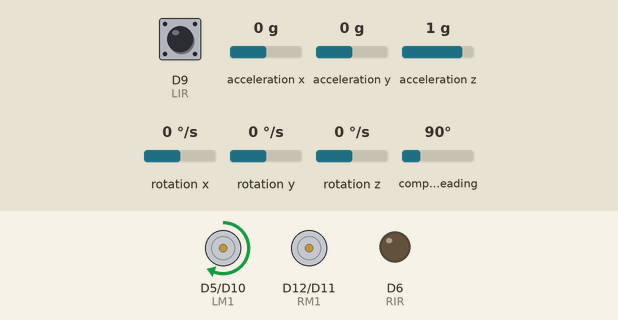
This sketch was run on a simulated Arduino MKR. Shown: motor-driver pin pairs drawn as motors (green arrow = first pin HIGH = forward, orange = second pin HIGH = backward, longer = more drive), output pins drawn as LEDs (lit = HIGH). The test bench sets the inputs (shaded band); at power-on: compass heading 90°, D9 (LIR) HIGH, acceleration x 0 g, acceleration y 0 g, acceleration z 1 g, rotation x 0 °/s, rotation y 0 °/s, rotation z 0 °/s. WiFi joins after 1.5 s; servers stay silent unless stated; not simulated (calls return 0 or success): arduino_secrets.h; what the sketch prints to the serial monitor is not drawn.

Above: at 12.7 s.
12.8 s: compass heading set to 269°
At 13.2 s:
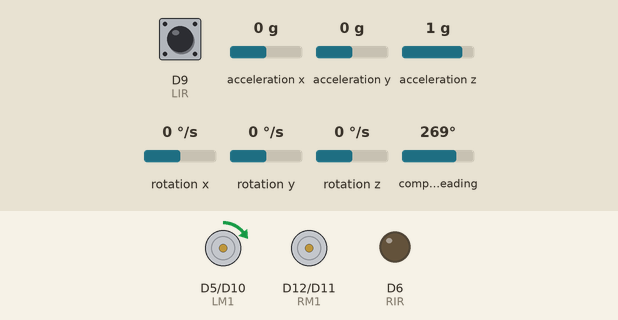
14.3 s: compass heading set to 352°
At 15.5 s:
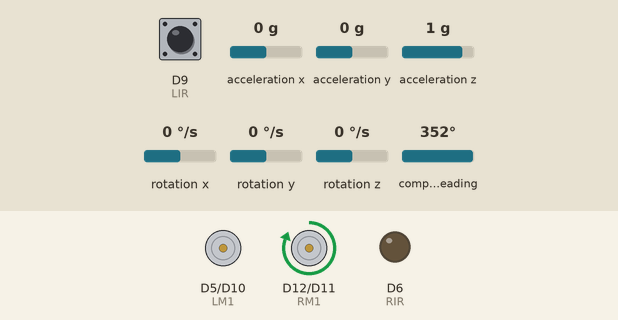
15.8 s: compass heading set to 319°
17.3 s: compass heading set to 308°
At 18.0 s:
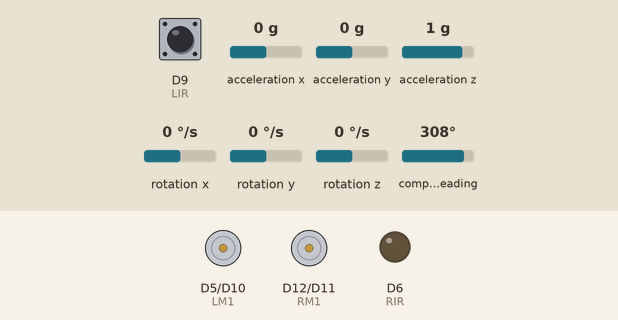
18.8 s: compass heading set to 7°
At 19.3 s:
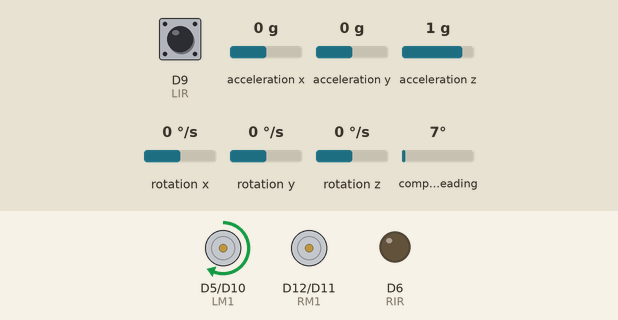
Timing chart, 0 to 21.3 s (numbered marks = the images above; inputs shaded):
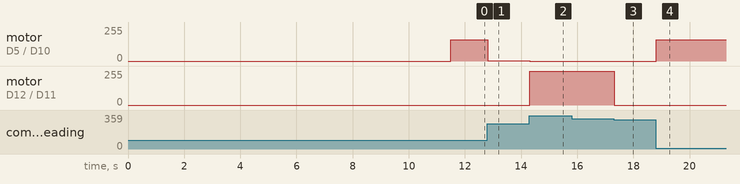

The sketch:

robot_main_final.ino
```cpp
#include <math.h>

#include <SPI.h>
#include <Wire.h>

#include <WiFi101.h>
#include <WiFiUdp.h>
#include "arduino_secrets.h"

#include <LSM303.h>

#define LIR 9
#define RIR 6

#define LM1 5
#define LM2 10

#define RM1 12
#define RM2 11

#define BASELINE 70
#define WHEELRAD 17.5

#define BUFFSIZE 1000

#define SPEEDKP 4
#define PHIKP 1.5

char ssid[] = SECRET_SSID;        // your network SSID (name)
char pass[] = SECRET_PASS;    // your network password (use for WPA, or use as key for WEP)
int status = WL_IDLE_STATUS;
IPAddress ip(192, 168, 1, 23);
char receiveBuffer[BUFFSIZE];

LSM303 compass;

// +x forward; +y downward; +z leftward

WiFiUDP udp;

unsigned int localPort = 5005;

float circRobot = 2 * PI * BASELINE;
float circWheel = 2 * PI * WHEELRAD;
float tickWheelDistance = circWheel / (75.8 * 2);
float tickPhiRad = tickWheelDistance / BASELINE;

float deltaX = ( BASELINE / 2 ) * sin( tickPhiRad );
float deltaY = ( BASELINE / 2 ) - ( ( BASELINE / 2 ) * cos( tickPhiRad ) );

float xGlobal = 0, yGlobal = 0, phiGlobalRad = 0, phiGlobalDeg = 0;

int tickCountLeft = 0, tickCountRight = 0;

float velLeft = 0, velRight = 0;
float errorLeft = 0, errorRight = 0, errorPhi = 0;

float velocityLeft = 0, velocityRight = 0, omega = 0;

float leftMotorSet = 0, rightMotorSet = 0;

bool turnLeft = false;

float startingHeadingDeg, startingHeadingRad;
float relativeHeadingDeg, relativeHeadingRad;
float currentHeadingRad, averageHeadingRad, errorHeadingRad;
float currentHeadingDeg, averageHeadingDeg = 0, errorHeadingDeg, absDiff;
float verticalAcceleration = 0;

int t1 = 0, t2 = 0;

typedef struct cmdPacket{
  double vel;
  double phi;
  int mode;
} cmdPacket;

/*
 * mode 0 = return x,y,head
 * mode 1 = driving command
 * mode 2 = cardinal command
 * mode 3 = stop
 */

cmdPacket _cmdPacket;

typedef struct rtnPacket{
  double x;
  double y;
  double head;
} rtnPacket;

rtnPacket _rtnPacket;

void leftISR()
{
  //Serial.println("leftisr");
  tickCountLeft += 1;
  phiGlobalRad -= tickPhiRad;
  phiGlobalDeg = phiGlobalRad * 180.0 / PI;

  xGlobal += ( ( deltaX * cos( phiGlobalRad ) ) + deltaY * sin( phiGlobalRad ) );
  yGlobal += ( ( deltaX * sin( phiGlobalRad ) ) + deltaY * cos( phiGlobalRad ) );
}
void rightISR()
{
  //Serial.println("rightisr");
  tickCountRight += 1;
  phiGlobalRad += tickPhiRad;
  phiGlobalDeg = phiGlobalRad * 180.0 / PI;

  xGlobal += ( ( deltaX * cos( phiGlobalRad ) ) + deltaY * sin( phiGlobalRad ) );
  yGlobal += ( ( deltaX * sin( phiGlobalRad ) ) + deltaY * cos( phiGlobalRad ) );
}

void leftMotorKP( double speedLeft )
{
  velLeft = tickCountLeft / ( 2 * 75.8 );

  tickCountLeft = 0;

  errorLeft = speedLeft - velLeft;

  velocityLeft = SPEEDKP * errorLeft;
  //Serial.println("velocity left");
  //Serial.println(velocityLeft);
}

void rightMotorKP(double speedRight)
{
  velRight = tickCountRight / ( 2 * 75.8 );

  tickCountRight = 0;

  errorRight = speedRight - velRight;

  velocityRight = SPEEDKP * errorRight;
  //Serial.println("vel right");
  //Serial.println(velocityRight);
}

void phiKP( double phiDesiredDeg )
{

  //averageHeadingDeg = 0.3 * ( phiGlobalDeg % 360 ) + 0.7 * currentHeadingDeg;

  averageHeadingDeg = currentHeadingDeg;

//  if ( phiDesiredDeg < 30 )
//  {
//    if ( averageHeadingDeg < 30 )
//      errorHeadingDeg = phiDesiredDeg - averageHeadingDeg;
//    else if ( averageHeadingDeg >= 30 )
//      errorHeadingDeg = averageHeadingDeg - phiDesiredDeg;
//  }
//  else if ( phiDesiredDeg >= 30 )
//  {
//    if ( averageHeadingDeg >= 30 )
//      errorHeadingDeg = phiDesiredDeg - averageHeadingDeg;
//    else if ( averageHeadingDeg < 30 )
//      errorHeadingDeg = phiDesiredDeg - averageHeadingDeg;
//  }

  //Serial.println(averageHeadingDeg);
  if(errorHeadingDeg >5){
  Serial.println("desired:");
  Serial.println(phiDesiredDeg);
  Serial.println("actual:");
  Serial.println(averageHeadingDeg);
  Serial.println("error:");
  Serial.println(errorHeadingDeg);
  Serial.println();
  }
  errorHeadingDeg = phiDesiredDeg - averageHeadingDeg;

  if( 0 == phiDesiredDeg )
  {
    if ( averageHeadingDeg >= 0 && averageHeadingDeg < 30 )
    {
      turnLeft = true;
    }
    else
    {
      errorHeadingDeg = phiDesiredDeg - ( 360 - averageHeadingDeg );
      turnLeft = false;
    }
    absDiff = 180 - abs( abs( phiDesiredDeg - averageHeadingDeg ) - 180 );

    if ( absDiff < 20 ) errorHeadingDeg = 0;
  }
  else
  {
    if( errorHeadingDeg >= 0 )
    {
      turnLeft = true;
    }
    else
    {
      turnLeft = false;
    }
  }

  omega = PHIKP * errorHeadingDeg;
}

void timeUpdate()
{
  /*
   * Allows us to update our motor control value every 20 milliseconds (50 Hz)
   * This is done so we 1) don't update uselessly and
   * 2) so we still update even when the wheel is moving slowly
   */

  t1 = millis();

  if(t1 - t2 >= 20)
  {
    updateMotors();
    t2 = t1;
  }
}

void setupPins()
{

  pinMode(LM1, OUTPUT);
  pinMode(LM2, OUTPUT);
  pinMode(RM1, OUTPUT);
  pinMode(RM2, OUTPUT);

  analogWrite(LM1, 0);
  analogWrite(LM2, 0);
  analogWrite(RM1, 0);
  analogWrite(RM2, 0);

  pinMode(LIR, INPUT_PULLUP);
  pinMode(RIR, INPUT_PULLUP);

  attachInterrupt(digitalPinToInterrupt(LIR), leftISR, RISING);
  attachInterrupt(digitalPinToInterrupt(RIR), rightISR, RISING);

  pinMode(LED_BUILTIN, OUTPUT); // pickup indicator
  digitalWrite(LED_BUILTIN, LOW);
}

void setupWiFi()
{
  WiFi.setPins(8,7,4,2);

  WiFi.begin(ssid,pass);
  delay(10000);
  Serial.println("connected to wifi");
}

void setupPort()
{
  udp.begin(localPort);
  Serial.println("port setup");
}

void setupIMU()
{
  Wire.begin();
  compass.init();
  compass.enableDefault();
  compass.m_min = (LSM303::vector<int16_t>){-2239, -2500, -4623};
  compass.m_max = (LSM303::vector<int16_t>){+3806, +2636, +1619};
  startingHeadingDeg = compass.heading();
  Serial.println("imu setup");
}

void pickup()
{
  digitalWrite(LED_BUILTIN, HIGH);
  Serial.print("picked up!!!");
  analogWrite( LM1, 0 );
  analogWrite( LM2, 0 );
  analogWrite( RM1, 0 );
  analogWrite( RM2, 0 );
  while(true);
}

void updateIMU()
{
  //Serial.println("reading IMU");
  compass.read();
  currentHeadingDeg = compass.heading(); // +x axis
  currentHeadingRad = currentHeadingDeg * PI / 180.0;

  relativeHeadingDeg = currentHeadingDeg - startingHeadingDeg;
  relativeHeadingRad = relativeHeadingDeg * PI / 180.0;
  //Serial.print("currentheadingdeg: ");
  //Serial.println(currentHeadingDeg);
  //Serial.print("zeeee: ");
  //Serial.println(compass.a.z);
  if( compass.a.z > 9999999)//7000 ) // resting is about -16000
    pickup();

}

void sendResponse()
{
  _rtnPacket.x = xGlobal;
  _rtnPacket.y = yGlobal;
  _rtnPacket.head = averageHeadingDeg;

  udp.beginPacket( udp.remoteIP(), udp.remotePort() );

  char trasmitBuffer[BUFFSIZE] = { 0 };

  memcpy( trasmitBuffer, &_rtnPacket, sizeof( rtnPacket ) );

  udp.write( trasmitBuffer, sizeof( rtnPacket ) );

  udp.endPacket();
}

void readPacket()
{
  int len = udp.read( receiveBuffer, BUFFSIZE );
  if ( len > 0 )
  {
    Serial.println("packet says: ");
    //Serial.print(receiveBuffer);
    memcpy( &_cmdPacket, receiveBuffer, sizeof( cmdPacket ) );
    /*
     * mode 0 = return x,y,head
     * mode 1 = driving command
     * mode 2 = cardinal command
     * mode 3 = stop
     */

    switch ( _cmdPacket.mode )
    {
      case 0:
        Serial.println( _cmdPacket.vel );
        Serial.println( _cmdPacket.phi );
        Serial.println("mode 0 - report");

        sendResponse();

        break;
      case 1:
        Serial.println( _cmdPacket.vel );
        Serial.println("mode 1 - drive");
        //parse driving command

        sendResponse();

        break;
      case 2:
        Serial.println( _cmdPacket.vel );
        Serial.println( _cmdPacket.phi );
        Serial.println("mode 2 - cardinal");
        //parse cardinal command

        sendResponse();

        break;
      case 3:
        Serial.println("mode 3");
        //stop
        pickup();
        break;
    }
  }
}

void checkUDP()
{
  int packetSize = udp.parsePacket();
  if(packetSize)
  {/*
    Serial.print( "Received packet of size " );
    Serial.println( packetSize );
    Serial.print( "From " );
    IPAddress remoteIp = udp.remoteIP();
    Serial.print( remoteIp );
    Serial.print( ", port " );
    Serial.println( udp.remotePort() );
*/
    readPacket();
  }
}

void updateMotors()
{
  //leftMotorSet = ( ( 2 * velocityLeft ) - ( omega * BASELINE ) ) / ( 2 * WHEELRAD);
  //rightMotorSet = ( ( 2 * velocityRight ) + ( omega * BASELINE ) ) / ( 2 * WHEELRAD);

  if( _cmdPacket.mode == 2 )
  {
    if( !turnLeft )
    {
      rightMotorSet = ( abs( omega * BASELINE ) ) / ( 2 * WHEELRAD );
      leftMotorSet = 0;
    }
    else
    {
      rightMotorSet = 0;
      leftMotorSet = ( abs( omega * BASELINE ) ) / ( 2 * WHEELRAD );
    }
  }
  else
  {
    rightMotorSet = 1.5*velocityRight;
    leftMotorSet = 2 * velocityLeft;
  }

  if( leftMotorSet > 160) leftMotorSet = 160;
  else if ( leftMotorSet < 0 ) leftMotorSet = 0;

  if( rightMotorSet > 130) rightMotorSet = 130;
  else if ( rightMotorSet < 0 ) rightMotorSet = 0;

  analogWrite( LM1, leftMotorSet );
  analogWrite( LM2, 0 );
  analogWrite( RM1, rightMotorSet );
  analogWrite( RM2, 0 );
}

void setup()
{

  Serial.begin(9600);
  setupIMU();
  setupPins();
  setupWiFi();
  setupPort();

  analogWrite( LM1, 0 );
  analogWrite( LM2, 0 );
  analogWrite( RM1, 0 );
  analogWrite( RM2, 0 );

  _cmdPacket.vel = 0;
  _cmdPacket.phi = 270;
  _cmdPacket.mode = 2;

}

void loop()
{
  updateIMU();

  checkUDP();

  rightMotorKP(_cmdPacket.vel);
  leftMotorKP(_cmdPacket.vel);

  phiKP(_cmdPacket.phi);
  timeUpdate();
}
```

Measured:
- the behaviour switches between 313 and 312° on compass heading (found by bisection; images 2 and 3)
- after the input at 12.8 s, motor on D5 (LM1) / D10 (LM2): forward 160/255 → forward 3/255 at once
- after the input at 14.3 s, motor on D5 (LM1) / D10 (LM2): forward 3/255 → stopped at once; motor on D12 (RM1) / D11 (RM2): stopped → forward 255/255 at once
- after the input at 17.3 s, motor on D12 (RM1) / D11 (RM2): forward 255/255 → stopped at once
- after the input at 18.8 s, motor on D5 (LM1) / D10 (LM2): stopped → forward 160/255 at once
